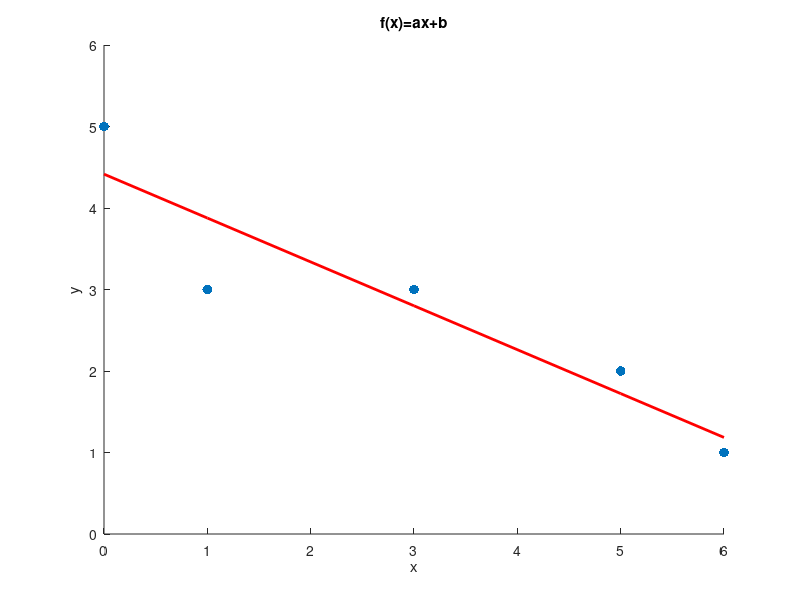

This chart was generated by the following MATLAB code:
x = [0, 1, 3, 5, 6];
y = [5, 3, 3, 2, 1];
n = length(x);

M = [sum(x.^2),sum(x);sum(x),n];
z = [sum(x.*y);sum(y)];

koeficienty = M\z;
a= koeficienty(1);
b= koeficienty(2);

figure;
scatter(x,y,50,'filled','black')
hold on;
plot(x,a*x+b,'linewidth',2,'color','r')

ylim([0,6])
xlim([0,6])
xlabel('x')
ylabel('y')
title('f(x)=ax+b')

